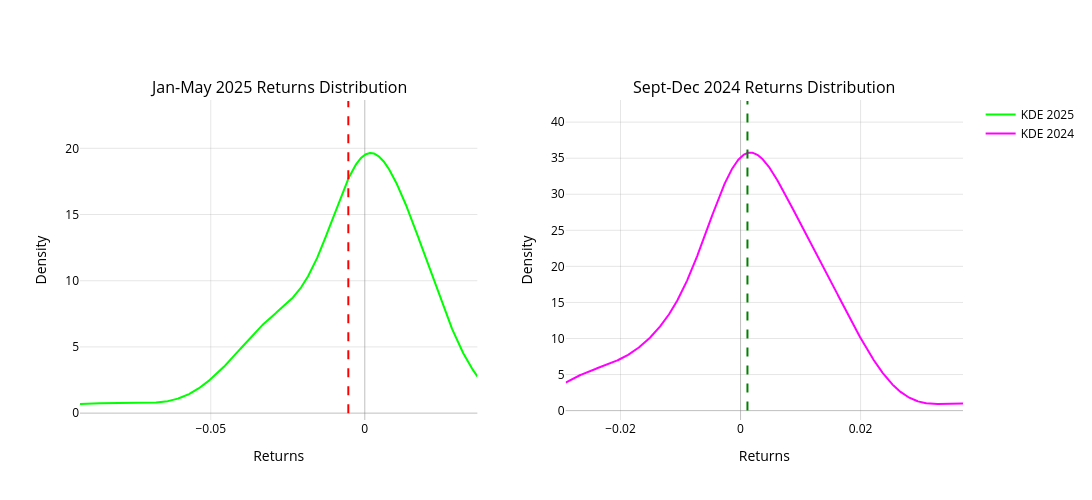

The cell this chart's notebook holds for it:
### Code cell
import pandas as pd
import numpy as np
import plotly.graph_objects as go
from plotly.subplots import make_subplots
from scipy.stats import gaussian_kde
import yfinance as yf

# Call the data
ticker_symbol = "AAPL"
stock = yf.Ticker(ticker_symbol)
data = stock.history(period="2y")
df = data.copy()
df = df.reset_index()
df = df.sort_values('Date', ascending=True)  # Sort by date ascending before calculating returns
df['Returns'] = df['Close'].pct_change()
df = df.dropna()

# Create two time periods
period1 = df[(df['Date'] >= '2025-01-01') & (df['Date'] <= '2025-04-08')]
period2 = df[(df['Date'] >= '2024-09-01') & (df['Date'] <= '2024-12-31')]

# Calculate means
mean1 = period1['Returns'].mean()
mean2 = period2['Returns'].mean()

# Fit KDE for both periods
kde1 = gaussian_kde(period1['Returns'])
kde2 = gaussian_kde(period2['Returns'])

# Generate points for KDE plots
x1 = np.linspace(period1['Returns'].min(), period1['Returns'].max(), 1000)
y1 = kde1(x1)

x2 = np.linspace(period2['Returns'].min(), period2['Returns'].max(), 1000)
y2 = kde2(x2)

# Create subplots
fig = make_subplots(rows=1, cols=2, 
                    subplot_titles=("Jan-May 2025 Returns Distribution", 
                                  "Sept-Dec 2024 Returns Distribution"))

# First subplot
fig.add_trace(
    go.Scatter(
        x=x1,
        y=y1,
        mode='lines',
        line=dict(color='rgba(0, 255, 0, 1)', width=2),
        name='KDE 2025'
    ),
    row=1, col=1
)

# Add mean line for first subplot
fig.add_shape(
    type="line",
    x0=mean1,
    x1=mean1,
    y0=0,
    y1=max(y1)*1.2,  # Extend beyond the plot
    line=dict(
        color='red' if mean1 < 0 else 'green',
        width=2,
        dash='dash'
    ),
    row=1, col=1
)

# Second subplot
fig.add_trace(
    go.Scatter(
        x=x2,
        y=y2,
        mode='lines',
        line=dict(color='rgba(255, 0, 255, 1)', width=2),
        name='KDE 2024'
    ),
    row=1, col=2
)

# Add mean line for second subplot
fig.add_shape(
    type="line",
    x0=mean2,
    x1=mean2,
    y0=0,
    y1=max(y2)*1.2,  # Extend beyond the plot
    line=dict(
        color='red' if mean2 < 0 else 'green',
        width=2,
        dash='dash'
    ),
    row=1, col=2
)

# Update layout
fig.update_layout(
    height=500,
    width=1100,
    showlegend=True,
    plot_bgcolor='rgba(0,0,0,0)',
    paper_bgcolor='rgba(0,0,0,0)',
    font=dict(color='black')
)

# Update axes
for i in [1, 2]:
    fig.update_xaxes(
        title='Returns',
        showgrid=True,
        gridwidth=1,
        gridcolor='rgba(128,128,128,0.2)',
        zeroline=True,
        zerolinewidth=1,
        zerolinecolor='rgba(128,128,128,0.5)',
        row=1, col=i
    )
    fig.update_yaxes(
        title='Density',
        showgrid=True,
        gridwidth=1,
        gridcolor='rgba(128,128,128,0.2)',
        zeroline=True,
        zerolinewidth=1,
        zerolinecolor='rgba(128,128,128,0.5)',
        row=1, col=i
    )

fig.show()

### Figure 1 — Plotly figure (JSON) as saved in the notebook; plotly's stock layout.template omitted (floating-point values rounded to 4 significant figures; data arrays with more than 128 entries replaced by an {"elided": "..."} marker saying what was removed)
{"data": [{"line": {"color": "rgba(0, 255, 0, 1)", "width": 2}, "mode": "lines", "name": "KDE 2025", "type": "scatter", "x": {"elided": "1000 float values"}, "xaxis": "x", "y": {"elided": "1000 float values"}, "yaxis": "y"}, {"line": {"color": "rgba(255, 0, 255, 1)", "width": 2}, "mode": "lines", "name": "KDE 2024", "type": "scatter", "x": {"elided": "1000 float values"}, "xaxis": "x2", "y": {"elided": "1000 float values"}, "yaxis": "y2"}], "layout": {"annotations": [{"font": {"size": 16}, "showarrow": false, "text": "Jan-May 2025 Returns Distribution", "x": 0.225, "xanchor": "center", "xref": "paper", "y": 1, "yanchor": "bottom", "yref": "paper"}, {"font": {"size": 16}, "showarrow": false, "text": "Sept-Dec 2024 Returns Distribution", "x": 0.775, "xanchor": "center", "xref": "paper", "y": 1, "yanchor": "bottom", "yref": "paper"}], "font": {"color": "black"}, "height": 500, "paper_bgcolor": "rgba(0, 0, 0, 0)", "plot_bgcolor": "rgba(0, 0, 0, 0)", "shapes": [{"line": {"color": "red", "dash": "dash", "width": 2}, "type": "line", "x0": -0.005345, "x1": -0.005345, "xref": "x", "y0": 0, "y1": 23.57, "yref": "y"}, {"line": {"color": "green", "dash": "dash", "width": 2}, "type": "line", "x0": 0.00115, "x1": 0.00115, "xref": "x2", "y0": 0, "y1": 42.93, "yref": "y2"}], "showlegend": true, "width": 1100, "xaxis": {"anchor": "y", "autorange": true, "domain": [0, 0.45], "gridcolor": "rgba(128,128,128,0.2)", "gridwidth": 1, "range": [-0.09246, 0.03654], "showgrid": true, "title": {"text": "Returns"}, "type": "linear", "zeroline": true, "zerolinecolor": "rgba(128,128,128,0.5)", "zerolinewidth": 1}, "xaxis2": {"anchor": "y2", "autorange": true, "domain": [0.55, 1], "gridcolor": "rgba(128,128,128,0.2)", "gridwidth": 1, "range": [-0.02914, 0.03707], "showgrid": true, "title": {"text": "Returns"}, "type": "linear", "zeroline": true, "zerolinecolor": "rgba(128,128,128,0.5)", "zerolinewidth": 1}, "yaxis": {"anchor": "x", "autorange": true, "domain": [0, 1], "gridcolor": "rgba(128,128,128,0.2)", "gridwidth": 1, "range": [-0.5192, 23.65], "showgrid": true, "title": {"text": "Density"}, "type": "linear", "zeroline": true, "zerolinecolor": "rgba(128,128,128,0.5)", "zerolinewidth": 1}, "yaxis2": {"anchor": "x2", "autorange": true, "domain": [0, 1], "gridcolor": "rgba(128,128,128,0.2)", "gridwidth": 1, "range": [-1.302, 43.07], "showgrid": true, "title": {"text": "Density"}, "type": "linear", "zeroline": true, "zerolinecolor": "rgba(128,128,128,0.5)", "zerolinewidth": 1}}}
